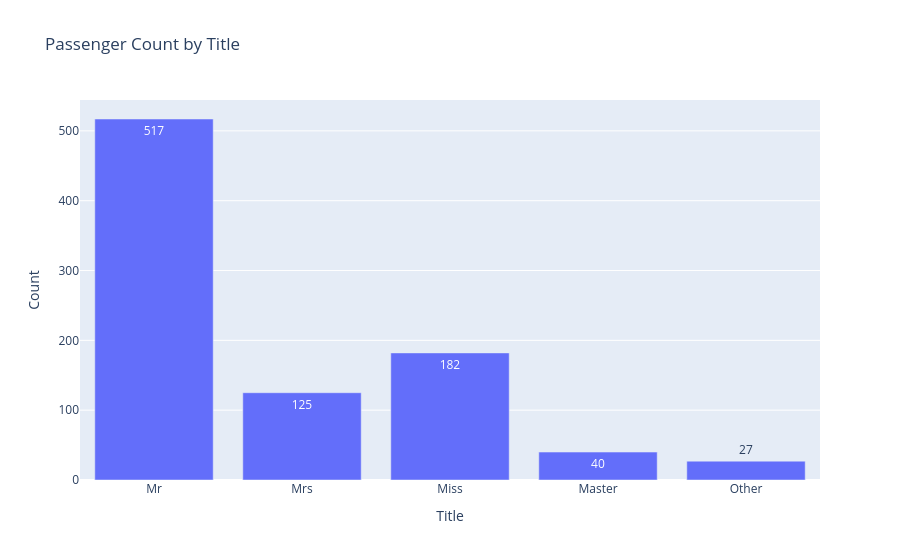
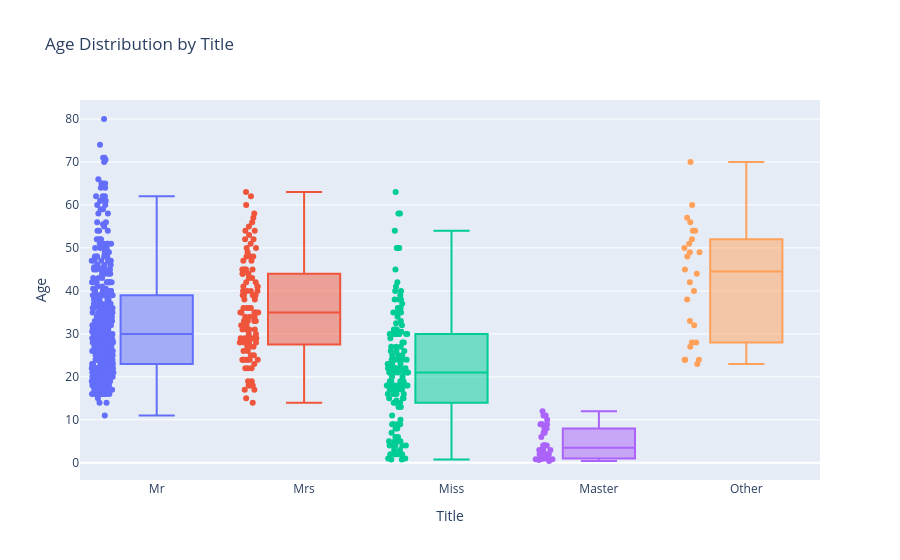

Here is the notebook cell these charts were saved with, in order:
### Code cell
# 승객 이름에 `Mr`, `Mrs`, `Miss`, `Master`가 포함되지 않는 명수 확인

mask = ~clean_train_df['Name'].str.contains(
    r'\b(Mr|Mrs|Miss|Master)\b',
    regex=True,
    na=False
)

count = mask.sum()

print(count)

clean_train_df.loc[mask, 'Name']

# title 별 인원수가 어떻게 되는가 확인 -> bar plot

# 이름에서 호칭 추출
clean_train_df['Title'] = clean_train_df['Name'].str.extract(
    r',\s*([^.]*)\.'
)[0]

# Mr, Mrs, Miss, Master 외에는 Other로 묶기
clean_train_df['Title'] = clean_train_df['Title'].where(
    clean_train_df['Title'].isin(['Mr', 'Mrs', 'Miss', 'Master']),
    'Other'
)

# 호칭별 인원 수
title_count = (
    clean_train_df['Title']
    .value_counts()
    .reset_index()
)

title_count.columns = ['Title', 'Count']

fig = px.bar(
    title_count,
    x='Title',
    y='Count',
    text='Count',
    title='Passenger Count by Title',
    category_orders={
        'Title': ['Mr', 'Mrs', 'Miss', 'Master', 'Other']
    }
)

fig.update_layout(
    xaxis_title='Title',
    yaxis_title='Count'
)

fig.show()

# title 별 나이 분포 어떻게 되는가 확인 -> bar plot
fig = px.box(
    clean_train_df,
    x='Title',
    y='Age',
    color='Title',
    points='all',
    title='Age Distribution by Title',
    category_orders={
        'Title': ['Mr', 'Mrs', 'Miss', 'Master', 'Other']
    }
)

fig.update_layout(
    xaxis_title='Title',
    yaxis_title='Age',
    showlegend=False
)

fig.show()

### Figure 1 — Plotly figure (JSON) as saved in the notebook; plotly's stock layout.template omitted (floating-point values rounded to 4 significant figures)
{"data": [{"hovertemplate": "Title=%{x}<br>Count=%{text}<extra></extra>", "legendgroup": "", "marker": {"color": "#636efa", "pattern": {"shape": ""}}, "name": "", "orientation": "v", "showlegend": false, "text": [517.0, 182.0, 125.0, 40.0, 27.0], "textposition": "auto", "type": "bar", "x": ["Mr", "Miss", "Mrs", "Master", "Other"], "xaxis": "x", "y": [517, 182, 125, 40, 27], "yaxis": "y"}], "layout": {"barmode": "relative", "legend": {"tracegroupgap": 0}, "title": {"text": "Passenger Count by Title"}, "xaxis": {"anchor": "y", "categoryarray": ["Mr", "Mrs", "Miss", "Master", "Other"], "categoryorder": "array", "domain": [0, 1], "title": {"text": "Title"}}, "yaxis": {"anchor": "x", "domain": [0, 1], "title": {"text": "Count"}}}}

### Figure 2 — Plotly figure (JSON) as saved in the notebook; plotly's stock layout.template omitted (floating-point values rounded to 4 significant figures; data arrays with more than 128 entries replaced by an {"elided": "..."} marker saying what was removed)
{"data": [{"alignmentgroup": "True", "boxpoints": "all", "hovertemplate": "Title=%{x}<br>Age=%{y}<extra></extra>", "legendgroup": "Mr", "marker": {"color": "#636efa"}, "name": "Mr", "notched": false, "offsetgroup": "Mr", "orientation": "v", "showlegend": true, "type": "box", "x": {"elided": "517 str values"}, "x0": " ", "xaxis": "x", "y": {"elided": "517 float values"}, "y0": " ", "yaxis": "y"}, {"alignmentgroup": "True", "boxpoints": "all", "hovertemplate": "Title=%{x}<br>Age=%{y}<extra></extra>", "legendgroup": "Mrs", "marker": {"color": "#EF553B"}, "name": "Mrs", "notched": false, "offsetgroup": "Mrs", "orientation": "v", "showlegend": true, "type": "box", "x": ["Mrs", "Mrs", "Mrs", "Mrs", "Mrs", "Mrs", "Mrs", "Mrs", "Mrs", "Mrs", "Mrs", "Mrs", "Mrs", "Mrs", "Mrs", "Mrs", "Mrs", "Mrs", "Mrs", "Mrs", "Mrs", "Mrs", "Mrs", "Mrs", "Mrs", "Mrs", "Mrs", "Mrs", "Mrs", "Mrs", "Mrs", "Mrs", "Mrs", "Mrs", "Mrs", "Mrs", "Mrs", "Mrs", "Mrs", "Mrs", "Mrs", "Mrs", "Mrs", "Mrs", "Mrs", "Mrs", "Mrs", "Mrs", "Mrs", "Mrs", "Mrs", "Mrs", "Mrs", "Mrs", "Mrs", "Mrs", "Mrs", "Mrs", "Mrs", "Mrs", "Mrs", "Mrs", "Mrs", "Mrs", "Mrs", "Mrs", "Mrs", "Mrs", "Mrs", "Mrs", "Mrs", "Mrs", "Mrs", "Mrs", "Mrs", "Mrs", "Mrs", "Mrs", "Mrs", "Mrs", "Mrs", "Mrs", "Mrs", "Mrs", "Mrs", "Mrs", "Mrs", "Mrs", "Mrs", "Mrs", "Mrs", "Mrs", "Mrs", "Mrs", "Mrs", "Mrs", "Mrs", "Mrs", "Mrs", "Mrs", "Mrs", "Mrs", "Mrs", "Mrs", "Mrs", "Mrs", "Mrs", "Mrs", "Mrs", "Mrs", "Mrs", "Mrs", "Mrs", "Mrs", "Mrs", "Mrs", "Mrs", "Mrs", "Mrs", "Mrs", "Mrs", "Mrs", "Mrs", "Mrs", "Mrs"], "x0": " ", "xaxis": "x", "y": [38.0, 35.0, 27.0, 14.0, 55.0, 31.0, NaN, 38.0, NaN, 40.0, 27.0, 18.0, 49.0, 29.0, 29.0, 33.0, 34.0, 47.0, 29.0, NaN, 24.0, 22.0, 40.0, NaN, 45.0, NaN, 32.0, 44.0, 35.0, 24.0, 29.0, 41.0, 29.0, NaN, 50.0, 58.0, 41.0, 35.0, 19.0, 50.0, 17.0, 26.0, 24.0, 40.0, 22.0, 36.0, 31.0, NaN, NaN, 45.0, 60.0, NaN, NaN, 35.0, 24.0, 28.0, NaN, 34.0, 28.0, 28.0, NaN, 42.0, 24.0, 45.0, NaN, 33.0, 23.0, 63.0, 35.0, 25.0, 33.0, 54.0, 34.0, 36.0, 44.0, NaN, 19.0, 39.0, 36.0, 29.0, 53.0, 39.0, NaN, 39.0, 52.0, 24.0, 22.0, 39.0, 26.0, 41.0, 32.0, NaN, 40.0, 43.0, 18.0, 45.0, 30.0, 48.0, 48.0, 36.0, 51.0, 57.0, 54.0, 43.0, 17.0, 31.0, 30.0, 31.0, 33.0, 52.0, 27.0, 62.0, 15.0, NaN, 44.0, 18.0, 45.0, 24.0, 48.0, 42.0, 47.0, 28.0, 56.0, 25.0, 39.0], "y0": " ", "yaxis": "y"}, {"alignmentgroup": "True", "boxpoints": "all", "hovertemplate": "Title=%{x}<br>Age=%{y}<extra></extra>", "legendgroup": "Miss", "marker": {"color": "#00cc96"}, "name": "Miss", "notched": false, "offsetgroup": "Miss", "orientation": "v", "showlegend": true, "type": "box", "x": {"elided": "182 str values"}, "x0": " ", "xaxis": "x", "y": {"elided": "182 float values"}, "y0": " ", "yaxis": "y"}, {"alignmentgroup": "True", "boxpoints": "all", "hovertemplate": "Title=%{x}<br>Age=%{y}<extra></extra>", "legendgroup": "Master", "marker": {"color": "#ab63fa"}, "name": "Master", "notched": false, "offsetgroup": "Master", "orientation": "v", "showlegend": true, "type": "box", "x": ["Master", "Master", "Master", "Master", "Master", "Master", "Master", "Master", "Master", "Master", "Master", "Master", "Master", "Master", "Master", "Master", "Master", "Master", "Master", "Master", "Master", "Master", "Master", "Master", "Master", "Master", "Master", "Master", "Master", "Master", "Master", "Master", "Master", "Master", "Master", "Master", "Master", "Master", "Master", "Master"], "x0": " ", "xaxis": "x", "y": [2.0, 2.0, 7.0, 11.0, 4.0, NaN, 0.83, 12.0, NaN, 1.0, 9.0, 4.0, NaN, 9.0, 1.0, 3.0, 3.0, 7.0, 0.92, 2.0, 3.0, 1.0, 3.0, 4.0, 9.0, 9.0, 8.0, NaN, 6.0, 0.67, 8.0, 1.0, 11.0, 0.42, 10.0, 2.0, 1.0, 0.83, 4.0, 4.0], "y0": " ", "yaxis": "y"}, {"alignmentgroup": "True", "boxpoints": "all", "hovertemplate": "Title=%{x}<br>Age=%{y}<extra></extra>", "legendgroup": "Other", "marker": {"color": "#FFA15A"}, "name": "Other", "notched": false, "offsetgroup": "Other", "orientation": "v", "showlegend": true, "type": "box", "x": ["Other", "Other", "Other", "Other", "Other", "Other", "Other", "Other", "Other", "Other", "Other", "Other", "Other", "Other", "Other", "Other", "Other", "Other", "Other", "Other", "Other", "Other", "Other", "Other", "Other", "Other", "Other"], "x0": " ", "xaxis": "x", "y": [40.0, 42.0, 51.0, 44.0, 54.0, 54.0, 24.0, 23.0, 28.0, 52.0, 45.0, 48.0, 49.0, 57.0, 32.0, 24.0, 56.0, 50.0, 60.0, 24.0, 70.0, 33.0, NaN, 49.0, 38.0, 28.0, 27.0], "y0": " ", "yaxis": "y"}], "layout": {"boxmode": "overlay", "legend": {"title": {"text": "Title"}, "tracegroupgap": 0}, "showlegend": false, "title": {"text": "Age Distribution by Title"}, "xaxis": {"anchor": "y", "categoryarray": ["Mr", "Mrs", "Miss", "Master", "Other"], "categoryorder": "array", "domain": [0, 1], "title": {"text": "Title"}}, "yaxis": {"anchor": "x", "domain": [0, 1], "title": {"text": "Age"}}}}
